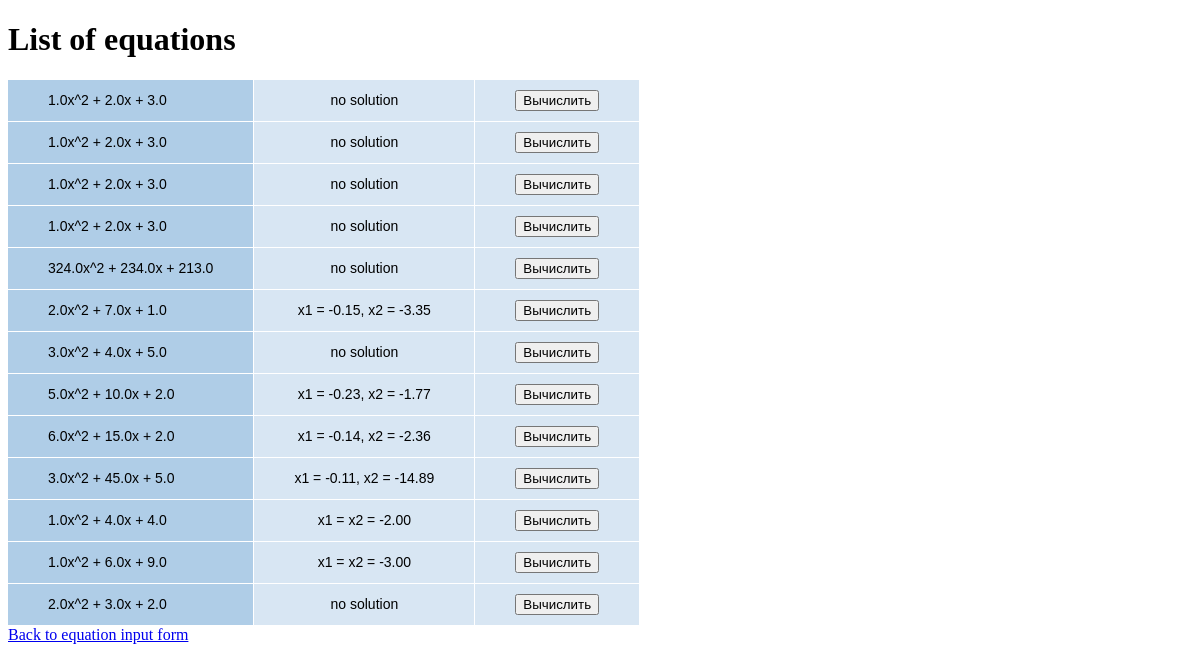
The page /quadraticEquationApp/all/ on the database its author committed.
### quadraticEquationApp/models.py (models this page shows)
class Equation(models.Model):
    a = models.FloatField()
    b = models.FloatField()
    c = models.FloatField()
    x1 = models.FloatField()
    x2 = models.FloatField()
    x1.null = True
    x2.null = True

### quadraticEquationApp/views.py (the view)
# urls.py: path('all/', views.eq_list, name='eqList'),
def eq_list(request):
    list = Equation.objects.order_by('id')
    template = loader.get_template('quadraticEquationApp/eqList.html')
    context = {'eq_list': list}
    return HttpResponse(template.render(context, request))

### quadraticEquationApp/templates/quadraticEquationApp/eqList.html (shortened to what this page needs)
<!DOCTYPE html>
<html lang="en">
<head>
    {% load static %}
    <link rel="stylesheet" type="text/css" href="{% static 'quadraticEquationApp/table.css' %}">
</head>
<body>
<h1>List of equations</h1>
<table>
{% for equation in eq_list %}
   <tr>
    <td>{{equation.a}}x^2 + {{equation.b}}x + {{equation.c}}</td>
       <td>
        {% if equation.x1 == null and equation.x2 == null %}
           no solution
        {% else %}
            {% if equation.x1 == equation.x2 %}
                x1 = x2 = {{equation.x1|floatformat:2}}
            {% else %}
                x1 = {{equation.x1|floatformat:2}}, x2 = {{equation.x2|floatformat:2}}
            {% endif %}
        {% endif %}
       </td>
       <td>
           <form action="{% url 'quadraticEquationApp:calculate' equation.id %}" method="post">
               <button type="submit">Вычислить</button>
           </form>
       </td>
   </tr>
{% endfor %}
</table>
<a href="{% url 'quadraticEquationApp:equation_input' %}">Back to equation input form</a>
</body>
</html>

### quadraticEquationApp/static/quadraticEquationApp/table.css (style rules this page uses)
table { font-family: "Lucida Sans Unicode", "Lucida Grande", Sans-Serif; font-size: 14px; border-collapse: collapse; text-align: center; }
td:first-child { text-align: left; background: #AFCDE7; padding: 10px 40px; }
td { background: #D8E6F3; border-style: solid; border-width: 0 1px 1px 0; border-color: white; padding: 10px 40px }

### rows shown on the page
Equation: a "1.0", b "2.0", c "3.0", shows "no solution"
Equation: a "1.0", b "2.0", c "3.0", shows "no solution"
Equation: a "1.0", b "2.0", c "3.0", shows "no solution"
Equation: a "1.0", b "2.0", c "3.0", shows "no solution"
Equation: a "324.0", b "234.0", c "213.0", shows "no solution"
Equation: a "2.0", b "7.0", c "1.0", x1 "-0.15", x2 "-3.35"
Equation: a "3.0", b "4.0", c "5.0", shows "no solution"
Equation: a "5.0", b "10.0", c "2.0", x1 "-0.23", x2 "-1.77"
Equation: a "6.0", b "15.0", c "2.0", x1 "-0.14", x2 "-2.36"
Equation: a "3.0", b "45.0", c "5.0", x1 "-0.11", x2 "-14.89"
Equation: a "1.0", b "4.0", c "4.0", x1 "-2.00"
Equation: a "1.0", b "6.0", c "9.0", x1 "-3.00"
Equation: a "2.0", b "3.0", c "2.0", shows "no solution"
